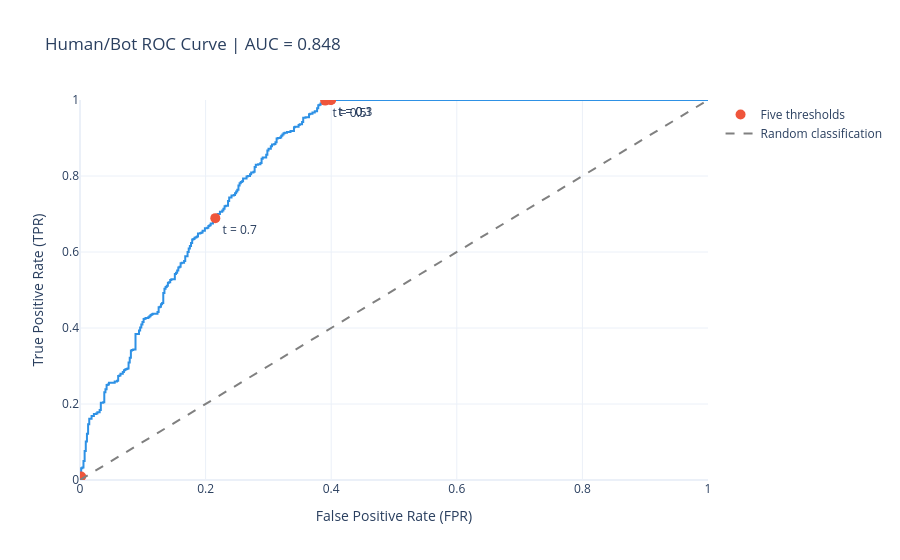

The cell this chart's notebook holds for it:
### Code cell
#AUC-ROC Curve
fpr_curve, tpr_curve, roc_thresholds = roc_curve(y_test, p_test)

roc_data = pd.DataFrame({
    "FPR": fpr_curve,
    "TPR": tpr_curve
})

fig = px.line(
    roc_data, x="FPR", y="TPR",
    title=f"Human/Bot ROC Curve | AUC = {auc:.3f}"
)

fig.add_scatter(
    x=test_results["FPR"],
    y=test_results["TPR"],
    mode="markers+text",
    text=[f"t = {t:.1f}" for t in thresholds],
    textposition="bottom right",
    marker=dict(size=10),
    name="Five thresholds"
)

fig.add_scatter(
    x=[0, 1], y=[0, 1],
    mode="lines", line=dict(dash="dash", color="gray"),
    name="Random classification"
)

fig.update_xaxes(range=[0, 1], title="False Positive Rate (FPR)")
fig.update_yaxes(range=[0, 1], title="True Positive Rate (TPR)")
fig.show()

### Figure 1 — Plotly figure (JSON) as saved in the notebook; plotly's stock layout.template omitted (floating-point values rounded to 4 significant figures; data arrays with more than 128 entries replaced by an {"elided": "..."} marker saying what was removed)
{"data": [{"hovertemplate": "FPR=%{x}<br>TPR=%{y}<extra></extra>", "legendgroup": "", "line": {"color": "#2E91E5", "dash": "solid"}, "marker": {"symbol": "circle"}, "mode": "lines", "name": "", "orientation": "v", "showlegend": false, "type": "scatter", "x": {"elided": "318 float values"}, "xaxis": "x", "y": {"elided": "318 float values"}, "yaxis": "y"}, {"marker": {"size": 10}, "mode": "markers+text", "name": "Five thresholds", "text": ["t = 0.1", "t = 0.3", "t = 0.5", "t = 0.7", "t = 0.9"], "textposition": "bottom right", "type": "scatter", "x": [0.3996, 0.3996, 0.3904, 0.2155, 0.001842], "y": [1.0, 1.0, 0.9984, 0.6891, 0.009375]}, {"line": {"color": "gray", "dash": "dash"}, "mode": "lines", "name": "Random classification", "type": "scatter", "x": [0, 1], "y": [0, 1]}], "layout": {"legend": {"tracegroupgap": 0}, "title": {"text": "Human/Bot ROC Curve | AUC = 0.848"}, "xaxis": {"anchor": "y", "domain": [0, 1], "range": [0, 1], "title": {"text": "False Positive Rate (FPR)"}}, "yaxis": {"anchor": "x", "domain": [0, 1], "range": [0, 1], "title": {"text": "True Positive Rate (TPR)"}}}}
